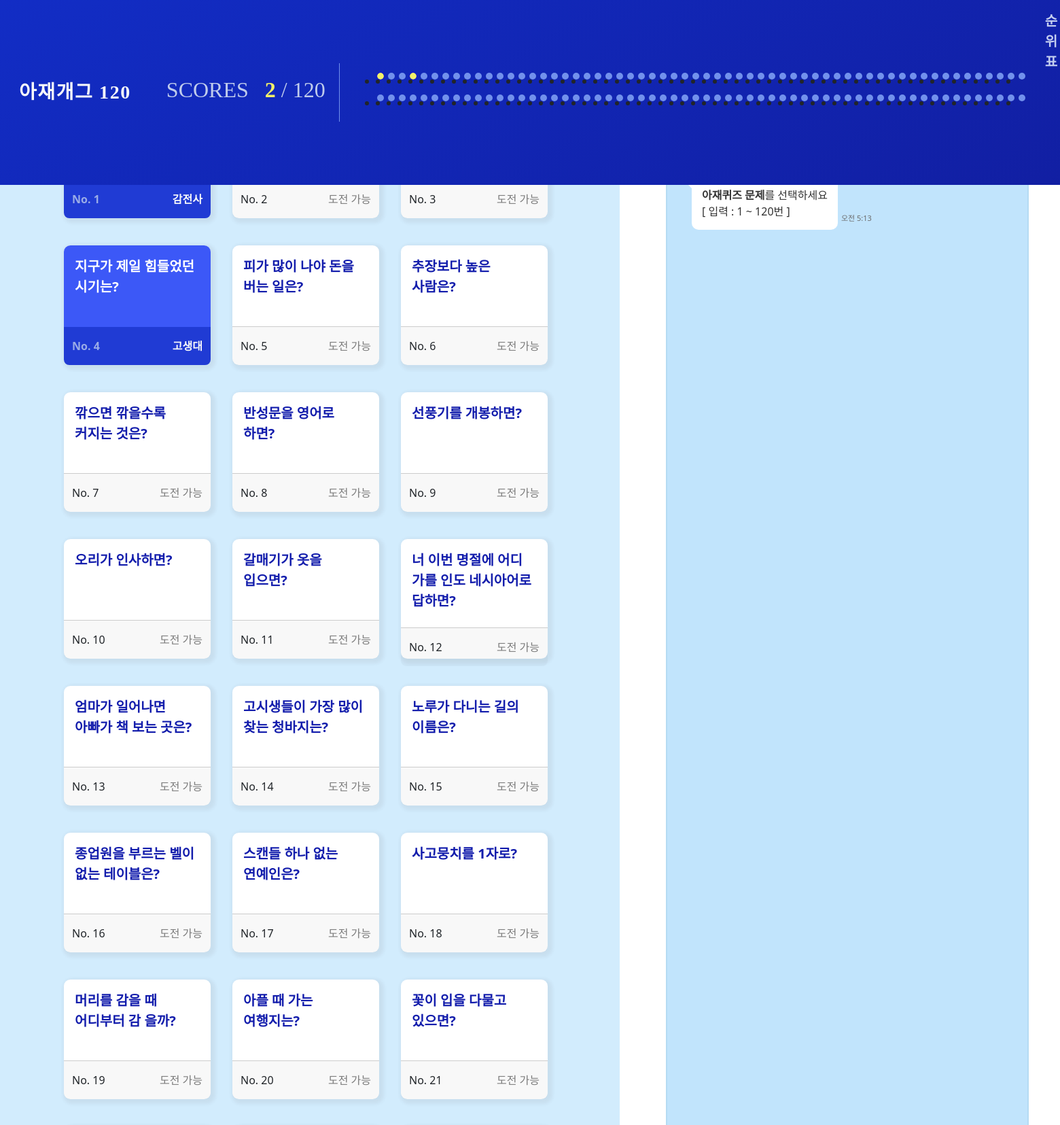
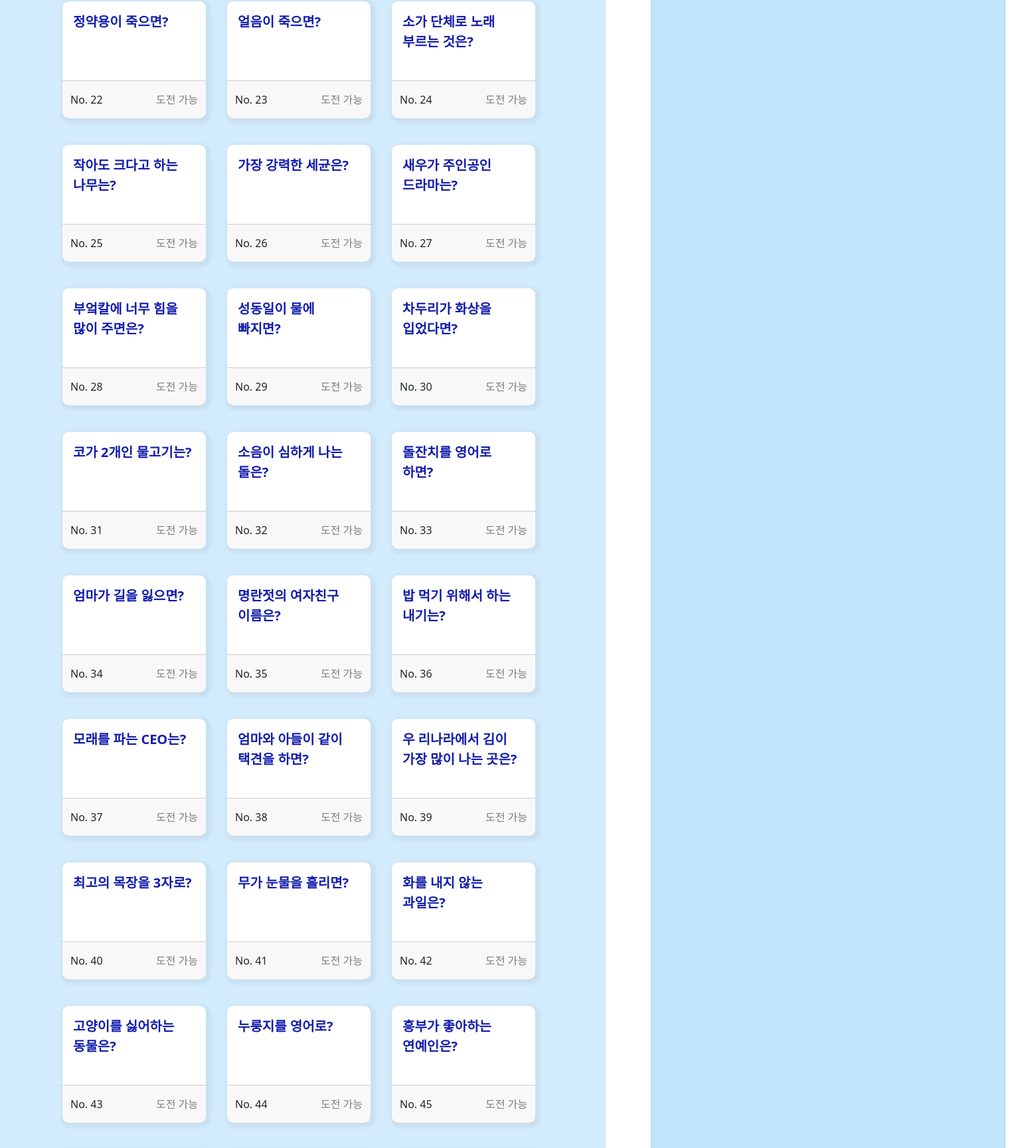
The app's page /status/show/ (signed in, upper part) with its own data (2 pictures, top to bottom).
### homepage/models.py (models this page shows)
class azquiz(db.Model):
    id = db.Column(db.Integer, primary_key=True)
    quiz = db.Column(db.String(150), nullable=False)
    answer = db.Column(db.String(50), nullable=False)
    hint = db.Column(db.String(50), nullable=False)

### homepage/views/status_views.py (the view)
@bp.route('/show/', methods=('GET', 'POST'))
@login_required
def show():
    solved = Solved.query.filter_by(user_id=g.user.id).all()
    quizs = azquiz.query
    solved_quiz_ids = []
    for solve in solved:
        solved_quiz_ids.append(solve.quiz_id)
    return render_template('status.html', quizs=quizs, solved_quiz_ids=solved_quiz_ids)

### homepage/views/auth_views.py (called while the page is built)
@bp.before_app_request
def load_logged_in_user():
    user_id = session.get('user_id')
    if user_id is None:
        g.user = None
    else:
        g.user = Users.query.get(user_id)

def login_required(view):
    @functools.wraps(view)
    def wrapped_view(*args, **kwargs):
        if g.user is None:
            _next = request.url if request.method == 'GET' else ''
            return redirect(url_for('auth.login', next=_next))
        return view(*args, **kwargs)
    return wrapped_view

### homepage/templates/status.html (shortened to what this page needs)
{% extends 'base.html' %}
{% block content %}
<link rel="stylesheet" href="https://cdnjs.cloudflare.com/ajax/libs/meyer-reset/2.0/reset.min.css" />
<div class="nav-background-behind"></div>
<div class="container-fruid whole_wrap">
    <div class="row">
        <div class="col-sm-7 quiz_wrap">
            <div class="d-flex flex-wrap justify-content-center align-items-start mx-3 my-4 p-3">
                {% for quiz in quizs %}
                <div class="my-1 quizBoxSelect" id="{{ loop.index }}">
                    <div class="col-10 card m-3" style="width: 13.5rem; height: 11rem; border-radius: 0.6rem;"
                        id="quizbox{{ loop.index }}">
                        {% if quiz.id in solved_quiz_ids %}
                        <div class="card-body text-quiz quizsuccess-top">
                            <h5 class="card-title fs-5 text fw-bold lh-base quizsuccess-text"
                                style="word-break:keep-all" id="quiz{{ quiz.id }}">{{ quiz.quiz }}</h5>
                        </div>
                        <div class="container card-footer quizsuccess">
                            <div class="row">
                                <span class="col-5 p-2 fs-6 fw-bold quizsuccess-number">No. {{ quiz.id }}</span>
                                <span class="col-7 text-end p-2 text-light fw-bold">
                                    {{ quiz.answer }}
                                </span>
                            </div>
                        </div>
                        {% else %}
                        <div class="card-body text-quiz" id="quizCardBody{{ quiz.id }}">
                            <h5 class="card-title fs-5 text fw-bold lh-base" style="word-break: keep-all"
                                id="quiz{{ quiz.id }}">{{ quiz.quiz }}</h5>
                        </div>
                        <div class="container card-footer" id="unSolvedDiv{{ quiz.id }}">
                            <div class="row">
                                <span class="col-5 p-2 fs-6" id="unSolvedSpanQuizId{{ quiz.id }}">No. {{
                                    quiz.id}}</span>
                                <span class="col-7 text-end p-2 text-black-50" id="unSolvedSpan{{ quiz.id }}">
                                    도전 가능
                                </span>
                            </div>
                        </div>
                        {% endif %}
                    </div>
                </div>
                {% endfor %}
            </div>
        </div>
        <div class="col-lg-5">
            <div class="chat_wrap">
                <div class="inner">
                </div>
            </div>
        </div>
    </div>
</div>
{% endblock %}

### homepage/static/style.css (style rules this page uses)
html, body { scroll-behavior: smooth; }
body { overflow: hidden; }
.text-quiz { color: #131dac; }
.nav-background-behind { position: fixed; width: 100%; height: 85px; }
.card { border: none; box-shadow: 3px 3px 5px 4px rgb(77, 71, 71, 0.075); }
.card-footer:last-child { border-radius: 0 0 0.5rem 0.5rem; }
.quizsuccess-top { transition: background-color 0.5s ease-in-out; background-color: #3c58f7; border-top-left-radius: 0.6rem; border-top-right-radius: 0.6rem; }
.quizsuccess-top .quizsuccess-text { transition: color 0.5s ease-in-out; color: #FFFFFF !important; }
.quizsuccess-number { transition: color 0.5s ease-in-out; color: #9aace7 !important; }
.quizsuccess { transition: background-color 0.5s ease-in-out; background-color: #203bd4; border-top: 0; }
.quizBoxSelect { opacity: 1; }
.whole_wrap { overflow: hidden; height: 100vh; padding-top: 85px; }

### records on screen
azquiz: id "1", answer "감전사"
azquiz: id "2"
azquiz: id "3"
azquiz: quiz "지구가 제일 힘들었던 시기는?", id "4", answer "고생대"
azquiz: quiz "피가 많이 나야 돈을 버는 일은?", id "5"
azquiz: quiz "추장보다 높은 사람은?", id "6"
azquiz: quiz "깎으면 깎을수록 커지는 것은?", id "7"
azquiz: quiz "반성문을 영어로 하면?", id "8"
azquiz: quiz "선풍기를 개봉하면?", id "9"
azquiz: quiz "오리가 인사하면?", id "10"
azquiz: quiz "갈매기가 옷을 입으면?", id "11"
azquiz: quiz "너 이번 명절에 어디 가를 인도 네시아어로 답하면?", id "12"
azquiz: quiz "엄마가 일어나면 아빠가 책 보는 곳은?", id "13"
azquiz: quiz "고시생들이 가장 많이 찾는 청바지는?", id "14"
azquiz: quiz "노루가 다니는 길의 이름은?", id "15"
azquiz: quiz "종업원을 부르는 벨이 없는 테이블은?", id "16"
azquiz: quiz "스캔들 하나 없는 연예인은?", id "17"
azquiz: quiz "사고뭉치를 1자로?", id "18"
azquiz: quiz "머리를 감을 때 어디부터 감 을까?", id "19"
azquiz: quiz "아플 때 가는 여행지는?", id "20"
azquiz: quiz "꽃이 입을 다물고 있으면?", id "21"
azquiz: quiz "정약용이 죽으면?", id "22"
azquiz: quiz "얼음이 죽으면?", id "23"
azquiz: quiz "소가 단체로 노래 부르는 것은?", id "24"
azquiz: quiz "작아도 크다고 하는 나무는?", id "25"
azquiz: quiz "가장 강력한 세균은?", id "26"
azquiz: quiz "새우가 주인공인 드라마는?", id "27"
azquiz: quiz "부엌칼에 너무 힘을 많이 주면은?", id "28"
azquiz: quiz "성동일이 물에 빠지면?", id "29"
azquiz: quiz "차두리가 화상을 입었다면?", id "30"
azquiz: quiz "코가 2개인 물고기는?", id "31"
azquiz: quiz "소음이 심하게 나는 돌은?", id "32"
azquiz: quiz "돌잔치를 영어로 하면?", id "33"
azquiz: quiz "엄마가 길을 잃으면?", id "34"
azquiz: quiz "명란젓의 여자친구 이름은?", id "35"
azquiz: quiz "밥 먹기 위해서 하는 내기는?", id "36"
azquiz: quiz "모래를 파는 CEO는?", id "37"
azquiz: quiz "엄마와 아들이 같이 택견을 하면?", id "38"
azquiz: quiz "우 리나라에서 김이 가장 많이 나는 곳은?", id "39"
azquiz: quiz "최고의 목장을 3자로?", id "40"
azquiz: quiz "무가 눈물을 흘리면?", id "41"
azquiz: quiz "화를 내지 않는 과일은?", id "42"
azquiz: quiz "고양이를 싫어하는 동물은?", id "43"
azquiz: quiz "누룽지를 영어로?", id "44"
azquiz: quiz "흥부가 좋아하는 연예인은?", id "45"

### other values on screen
{{ solved_quiz_ids|length }} "2"
